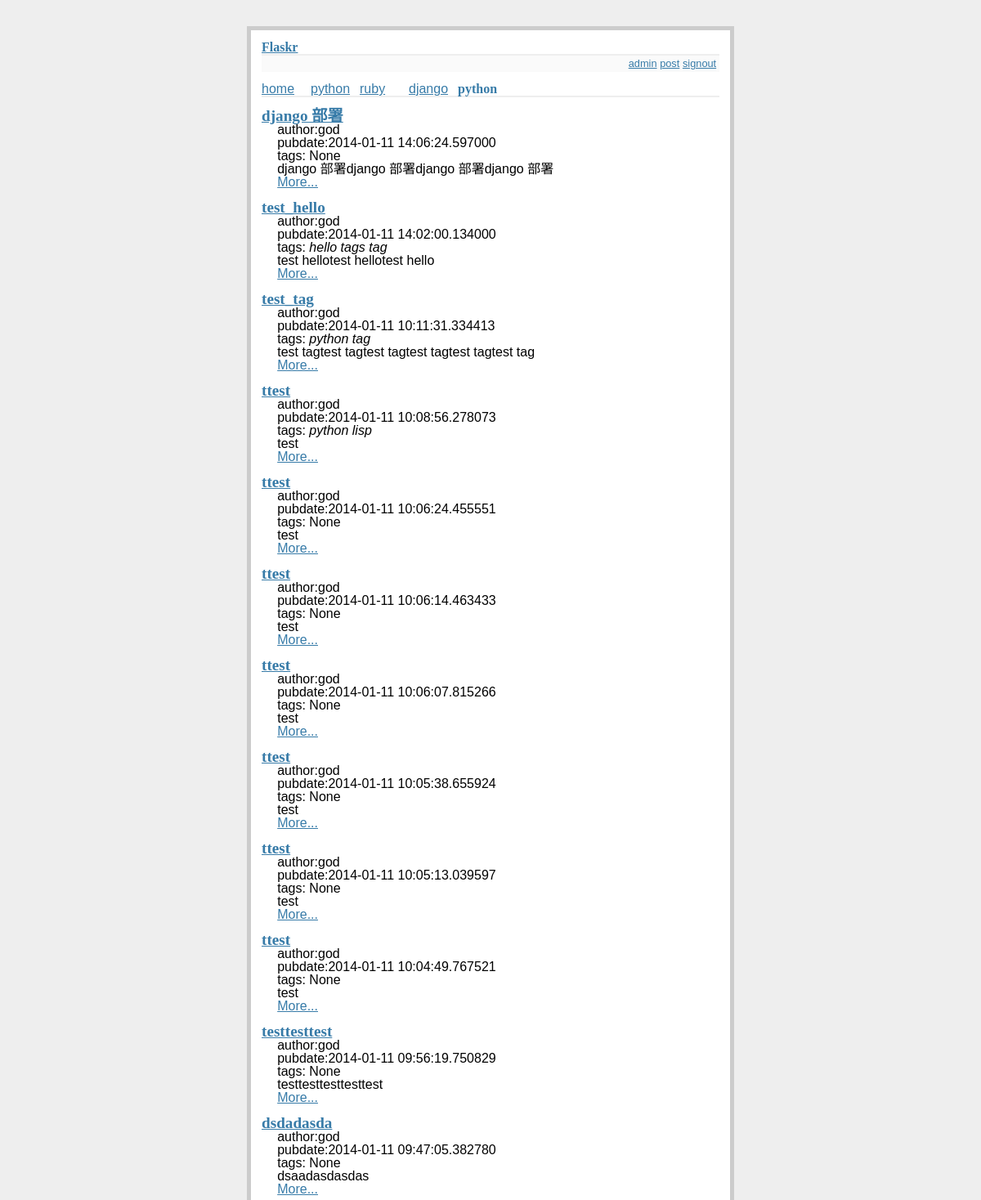
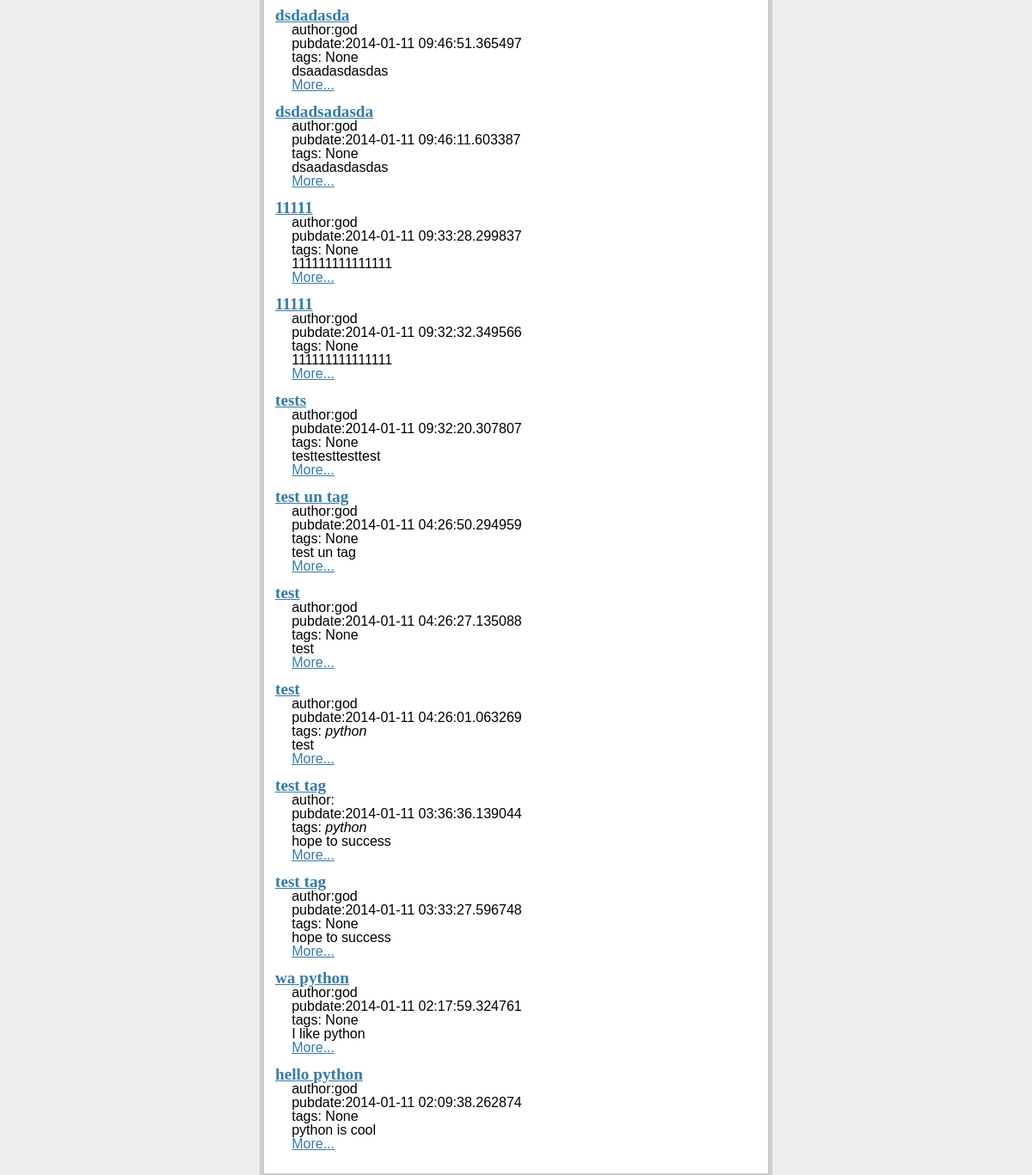
The page /list/python (signed in) on the database its author committed (2 pictures, top to bottom).
### app/models.py (models this page shows, shortened)
class Category(db.Model):
    id = db.Column(db.Integer, primary_key=True)
    name = db.Column(db.String(50))

class Post(db.Model):
    id = db.Column(db.Integer, primary_key=True)
    title = db.Column(db.String(80))
    body = db.Column(db.Text)
    pub_date = db.Column(db.DateTime)
    category_id = db.Column(db.Integer, db.ForeignKey('category.id'))
    category = db.relationship(
        'Category', backref=db.backref('posts', lazy='dynamic'))
    user_id = db.Column(db.Integer, db.ForeignKey('user.id'))
    user = db.relationship(
        'User', backref=db.backref('users', lazy='dynamic'))
    tags = db.relationship('Tag', secondary=tag_post,
                           backref=db.backref('tags', lazy='dynamic'))

class User(db.Model):
    id = db.Column(db.Integer, primary_key=True)
    nickname = db.Column(db.String(60), index=True, unique=True)
    email = db.Column(db.String(120), index=True, unique=True)
    password = db.Column(db.String(40), index=True, unique=True)
    role = db.Column(db.SmallInteger, default=ROLE_USER)
    def is_authenticated(self):
            return True

class Tag(db.Model):
    id = db.Column(db.Integer, primary_key=True)
    content = db.Column(db.String(100))
    posts = db.relationship('Post', secondary=tag_post,
                            backref=db.backref('posts', lazy='dynamic'))

### app/views.py (the view)
@app.route('/list/<name>')
def list(name):
    categories = Category.query.filter().all()
    for i in categories:
        if i.name == name:
            category = i
            break
    posts = Post.query.filter_by(category=category).order_by(Post.pub_date.desc()).all()
    return render_template('list.html', categories=categories, category=category, posts=posts)

### app/views.py (called while the page is built)
@login_manager.user_loader
def load_user(userid):
    return User.query.get(userid)

### app/templates/list.html
{% extends "base.html" %}
{% block content %}
  <h1>{{ category.name }}</h1>
  <ul class=entries>
  {% for post in posts %}
    <li>
      <h2><a href="{{ url_for('detail', id=post.id) }}">{{ post.title }}</a></h2>
      <span>
        author:{{ post.user.nickname }}<br />
        pubdate:{{ post.pub_date }}<br />
        tags:
        {% if post.tags %}
          {% for tag in post.tags %}
          <em>{{ tag.content }}</em>
          {% endfor %}
        {% else %}
          None
        {% endif %}
      </span>
      <div>
        {{ post.body|safe }}
      </div>
      <a href="{{ url_for('detail', id=post.id) }}">More...</a>
    </li>
  {% else %}
    <li><em>Unbelievable.  No entries here so far</em></li>
  {% endfor %}
  </ul>
{% endblock %}

### app/templates/base.html (shortened to what this page needs)
<!doctype html>
<html>
  <head>
    <link rel=stylesheet type=text/css href="{{ url_for('static', filename='reset.css') }}">
    <link rel=stylesheet type=text/css href="{{ url_for('static', filename='style.css') }}">
  </head>
  <body>
    <div class=page>
      <h1><a href="{{ url_for('index') }}">Flaskr</a></h1>
      <div class=metanav>
        <div>
          {% if current_user.is_authenticated() %}
            {% if current_user and current_user.role == 1%}
            <a href="{{ url_for('signout') }}">admin</a>
            <a href="{{ url_for('post') }}">post</a>
            {% endif %}
            <a href="{{ url_for('signout') }}">signout</a>
          {% else %}
            <a href="{{ url_for('signin') }}">signin</a>
            <a href="{{ url_for('signup') }}">signup</a>
          {% endif %}
        </div>
      </div>
        {% if categories %}
         <div id="nav">
          <ul>
            <li><a href="{{ url_for('index') }}">home</a>
            {% for category in categories %}
            <li><a href="{{ url_for('list', name=category.name) }}">{{ category.name }}</a></li>
            {% endfor %}
          </ul>
        </div>
        {% endif %}
        {% block content %}{% endblock %}
    </div>
  </body>
</html>

### app/static/style.css (style rules this page uses)
body { font-family: sans-serif; background: #eee; }
a, h1, h2 { color: #377BA8; }
h1, h2 { font-family: 'Georgia', serif; margin: 0; }
h1 { border-bottom: 2px solid #eee; }
h2 { font-size: 1.2em; }
.page { margin: 2em auto; width: 35em; border: 5px solid #ccc; padding: 0.8em; background: white; }
.entries { list-style: none; margin: 0; padding: 0; }
.entries li { margin: 0.8em 1.2em; }
.entries li h2 { margin-left: -1em; }
.metanav { text-align: right; font-size: 0.8em; padding: 0.3em; margin-bottom: 1em; background: #fafafa; }
#nav ul li { float: left; list-style: none; width: 60px; }

### rows shown on the page
Category: name "python"
Category: name "ruby"
Category: name "django"
Post: title "django 部署", user.nickname "god", pub_date "2014-01-11 14:06:24.597000", shows "None", body "django 部署django 部署django 部署django 部署"
Post: title "test_hello", user.nickname "god", pub_date "2014-01-11 14:02:00.134000", body "test hellotest hellotest hello"
Tag: content "hello"
Tag: content "tags"
Tag: content "tag"
Post: title "test_tag", user.nickname "god", pub_date "2014-01-11 10:11:31.334413", body "test tagtest tagtest tagtest tagtest tagtest tag"
Tag: content "python tag"
Post: title "ttest", user.nickname "god", pub_date "2014-01-11 10:08:56.278073", body "test"
Tag: content "python lisp"
Post: title "ttest", user.nickname "god", pub_date "2014-01-11 10:06:24.455551", shows "None", body "test"
Post: title "ttest", user.nickname "god", pub_date "2014-01-11 10:06:14.463433", shows "None", body "test"
Post: title "ttest", user.nickname "god", pub_date "2014-01-11 10:06:07.815266", shows "None", body "test"
Post: title "ttest", user.nickname "god", pub_date "2014-01-11 10:05:38.655924", shows "None", body "test"
Post: title "ttest", user.nickname "god", pub_date "2014-01-11 10:05:13.039597", shows "None", body "test"
Post: title "ttest", user.nickname "god", pub_date "2014-01-11 10:04:49.767521", shows "None", body "test"
Post: title "testtesttest", user.nickname "god", pub_date "2014-01-11 09:56:19.750829", shows "None", body "testtesttesttesttest"
Post: title "dsdadasda", user.nickname "god", pub_date "2014-01-11 09:47:05.382780", shows "None", body "dsaadasdasdas"
Post: title "dsdadasda", user.nickname "god", pub_date "2014-01-11 09:46:51.365497", shows "None", body "dsaadasdasdas"
Post: title "dsdadsadasda", user.nickname "god", pub_date "2014-01-11 09:46:11.603387", shows "None", body "dsaadasdasdas"
Post: title "11111", user.nickname "god", pub_date "2014-01-11 09:33:28.299837", shows "None", body "111111111111111"
Post: title "11111", user.nickname "god", pub_date "2014-01-11 09:32:32.349566", shows "None", body "111111111111111"
Post: title "tests", user.nickname "god", pub_date "2014-01-11 09:32:20.307807", shows "None", body "testtesttesttest"
Post: title "test un tag", user.nickname "god", pub_date "2014-01-11 04:26:50.294959", shows "None", body "test un tag"
Post: title "test", user.nickname "god", pub_date "2014-01-11 04:26:27.135088", shows "None", body "test"
Post: title "test", user.nickname "god", pub_date "2014-01-11 04:26:01.063269", body "test"
Tag: content "python"
Post: title "test tag", pub_date "2014-01-11 03:36:36.139044", body "hope to success"
Post: title "test tag", user.nickname "god", pub_date "2014-01-11 03:33:27.596748", shows "None", body "hope to success"
Post: title "wa python", user.nickname "god", pub_date "2014-01-11 02:17:59.324761", shows "None", body "I like python"
Post: title "hello python", user.nickname "god", pub_date "2014-01-11 02:09:38.262874", shows "None", body "python is cool"
